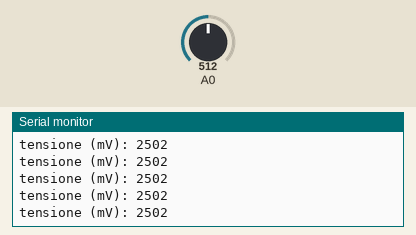
The sketch below on a simulated Arduino Uno, built with avr-gcc and run on an emulated ATmega328P. Shown: the last lines printed to the serial monitor. The inputs (shaded band) are chosen by the test bench; at power-on: A0 = 512.

Above: at 1.2 s.
1.3 s: A0 set to 716
At 1.31 s:
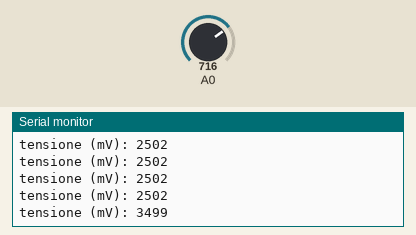
2.8 s: A0 set to 900
At 2.82 s:
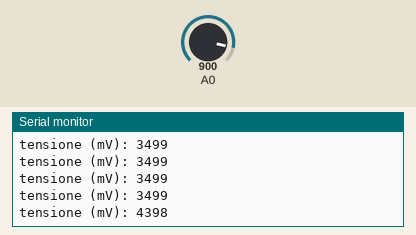
Timing chart, 0 to 5.8 s (numbered marks = the images above; inputs shaded):
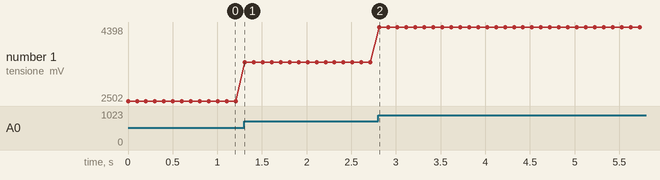

The sketch:

102-misura_tensione.ino
```cpp
//misura tensione sul pin analogico (mV)

void setup() {
  Serial.begin(9600);
}

void loop() {
  int v = analogRead(A0);
  int tensione = map(v, 0,1023, 0,5000);
  Serial.print("tensione (mV): ");
  Serial.println(tensione);
  delay(100);
}
```

Measured:
- after the input at 1.3 s, the serial monitor: prints a new line at once (image 1)
- after the input at 2.8 s, the serial monitor: prints a new line at once (image 2)
- plotted number 1: 2502 → 3499 after the input at 1.3 s, 3499 → 4398 after the input at 2.8 s
